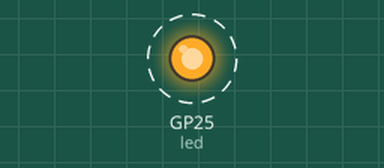
This program was run on a simulated Raspberry Pi Pico running MicroPython. Parts: output pins drawn as LEDs (lit = HIGH). Dashed ring = blinking. Threads take turns every 2 ms; what the program prints to the serial console is not drawn. At 25.0 s the program stops and its outputs stay as they are.

Above: at 0.2 s.
Timing chart, 0 to 3.0 s (numbered marks = the images above):
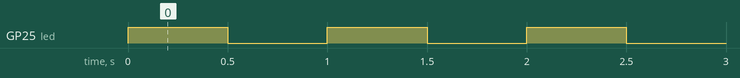

The program:

multicore.py
```python
import time, _thread, machine

def task(n, delay):
    led = machine.Pin("LED", machine.Pin.OUT)
    for i in range(n):
        led.high()
        time.sleep(delay)
        led.low()
        time.sleep(delay)
    print('done')

_thread.start_new_thread(task, (25, 0.5))
```

Measured:
- by itself, GP25 (led): alternates HIGH for 0.50 s and LOW for 0.50 s, 50 changes in all, then stays LOW
